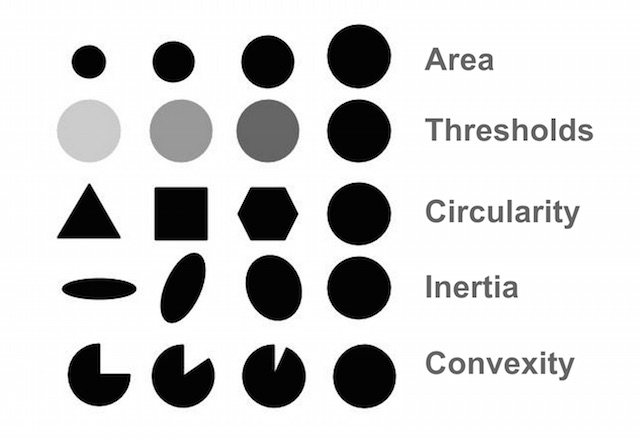
#> input picture Code/find_blobs/BlobTest.jpg, 640 x 439 px
$ python counting_contours.py --image ../find_blobs/BlobTest.jpg   (older library calls are emulated)
#> lines starting #> are read from the running program, lines starting #| are printed output that depends on the picture; after the words box and inside, x2 and y2 are one past the last pixel; in counts of white or black regions, pixels touching at a corner belong together
# python code counting_contours.py
# LR Mayer from OpenCV book (pdf)
# 09/07/2016
#
# using edges to count countours :
# adapted from the OpenCV counting_coins.py example code
#
# arguments : -i  "E:\janice_code_and_data\Copied D Drive\Python_Scripts\OpenCV2\datas\training\SmallISS037-E-2413.jpg"
# arguments : -i  "E:\janice_code_and_data\Copied D Drive\Python_Scripts\OpenCV2\datas\training\SmallISS037-E-5930.jpg"
# arguments : -i  "Smallcoins.jpg"

# we are going to use these edges to help us find the
# actual coins in the image and count them.
# OpenCV provides methods to find 'curves' in an image,
# called contours. A contour is a curve of points, with no
# gaps in the curve. Contours are extremely useful for such
# things as shape approximation and analysis.
# In order to find contours in an image, you need to first obtain
# a binarization of the image, using either edge detection
# methods or thresholding. In the examples below, we'll use
# the Canny edge detector to find the outlines of the coins,
# and then find the actual contours of the coins.

from __future__ import print_function
import numpy as np
import argparse
import cv2

ap = argparse.ArgumentParser()
ap.add_argument("-i", "--image", required = True,
    help = "Path to the image")
args = vars(ap.parse_args())

# read image & convert to gray scale
image = cv2.imread(args["image"])
#> image is the input picture: shape (439, 640, 3); min 0, max 255, mean 210.3
cv2.imshow("Image", image)
#image = cv2.cvtColor(resized, cv2.COLOR_BGR2GRAY)
gray =  cv2.cvtColor(image,   cv2.COLOR_BGR2GRAY)

# smooth the image
# nn = the neighborhood size
nn = 11
#nn = 5
blurred = cv2.GaussianBlur(gray, (nn, nn), 0)
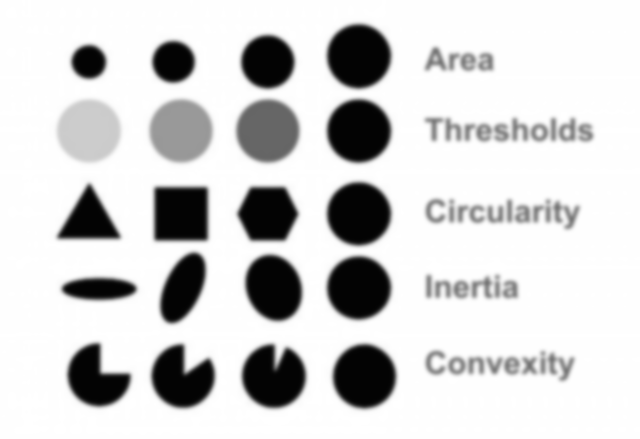
#> blurred: shape (439, 640); min 3, max 255, mean 210.2
cv2.imshow("Image", image)

# compute edges on the smoothed image
# any gradient values below 30 are considered
# non-edges whereas any values above 150 are considered
# sure edges.
#edged = cv2.Canny(blurred, 30, 150)  good for city lights
edged = cv2.Canny(blurred, 30, 50)
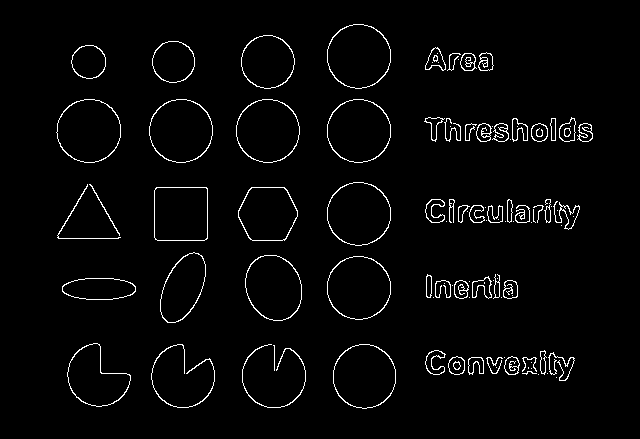
#> edged: shape (439, 640); 2.7% white in thin lines or dots, all inside (x1, y1, x2, y2) = (56, 24, 593, 409)


cv2.imshow("Edges", edged)

# find the contours of the edges. cnts is the returned contours
# This method returns
# a 3-tuple of: (1) our image after applying contour detection
# (which is modified and essentially destroyed), (2) the
# contours themselves, cnts, and (3) the hierarchy of the contours
# (OpenCV 3.0 is different from OpenCV 2.4, which returns a tuple of 2)
# This function is destructive
# to the image you pass in. If you intend using that image
# later on in your code, it's best to make a copy of it, using
# the NumPy copy method.
# The second argument is the type of contours we want.
# We use cv2.RETR_EXTERNAL to retrieve only the outermost
# contours (i.e., the contours that follow the outline of the
# coin). We can also pass in cv2.RETR_LIST to grab all contours.
# Other methods include hierarchical contours using
# cv2.RETR_COMP and cv2.RETR_TREE, but hierarchical contours
# are outside the scope of this book.
# of resources.
# Our contours cnts is simply a Python list. We can use
# the len function on it to count the number of contours that
# were returned.
(_, cnts, _) = cv2.findContours(edged.copy(), cv2.RETR_EXTERNAL,
    cv2.CHAIN_APPROX_SIMPLE)
#> cnts = 92 contours, 40 with area under 20; largest, box (x1, y1, x2, y2) and area: (327, 24, 391, 89) 3196, (56, 99, 121, 163) 3172, (327, 99, 391, 163) 3157, (333, 344, 396, 409) 3153, (327, 256, 391, 320) 3153

print("I count {} coins in this image".format(len(cnts)))
#| I count 92 coins in this image

# copy the original image
# Now, we are able to draw our contours. In order not to
# draw on our original image, we make a copy of the original
# image
coins = image.copy()

# draw the contours in green on the coins image
# contour index of -1 means draw all contours.  If just
# wanted to draw ith contour, just enter i
# The last argument is the thickness of the line we
# are drawing. We'll draw the contour with a thickness of
# two pixels.
cv2.drawContours(coins, cnts, -1, (0, 255, 0), 2)
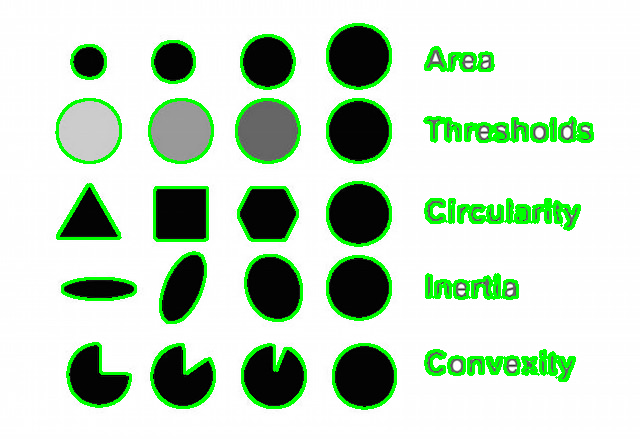
#> coins: shape (439, 640, 3); 7.76% of pixels changed, all inside (x1, y1, x2, y2) = (55, 23, 594, 410)
cv2.imshow("Coins", coins)
cv2.waitKey(0)

# here is some code to draw the first, second,
# and third contours, respectively:
# cv2.drawContours(coins, cnts, 0, (0, 255, 0), 2)
# cv2.drawContours(coins, cnts, 1, (0, 255, 0), 2)
# cv2.drawContours(coins, cnts, 2, (0, 255, 0), 2)

# crop each individual coin from the image:
# i is the # of the contour, c is the contour
for (i, c) in enumerate(cnts):
    # cv2.boundingRect finds the 'enclosing box' that our contour will fit into, allowing us
    # to crop it from the image.The function takes a single parameter, a contour, and then
    # returns a tuple of the x and y position that the rectangle starts at, followed by
    # the width and height of the rectangle. We then crop the coin from the image
    # using our bounding
    (x, y, w, h) = cv2.boundingRect(c)
    print("Coin #{}".format(i + 1))

    # crop the coin from the image using our bounding
    # box coordinates and NumPy array slicing & show it
    coin = image[y:y + h, x:x + w]
    cv2.imshow("Coin", coin)  # show the bounding box

    # initialize our mask as a NumPy array of zeros,
    # with the same width and height of our original image.
    print ("image.shape = {}".format(image.shape))
    print ("image.shape[:2] = {}".format(image.shape[:2]))  # the 1st two values in the tuple, y,x
    mask = np.zeros(image.shape[:2], dtype = "uint8")

    # get the minimum enclosing circle of the countour c, fits a circle to the contour
    # get back the center of the circle, and radius
    ((centerX, centerY), radius) = cv2.minEnclosingCircle(c)
    print ("centerX {}, centerY {}, radius {}".format(centerX,centerY,radius))

    # make a circle, same size as coin, of all white to use as a mask
    cv2.circle(mask, (int(centerX), int(centerY)), int(radius), 255, -1)

    # crop the mask to the bounding rectangle
    mask = mask[y:y + h, x:x + w]
    # and the coin w/ the mask, then show the masked coin
    cv2.imshow("Masked Coin", cv2.bitwise_and(coin, coin, mask = mask))
    cv2.waitKey(0)
#> this loop made 92 passes
#> (x, y, w, h, centerX, centerY, radius) on passes 4, 9, 11, 12, 13, 14, 15, 16, 17, 19, 20, 21: (522, 371, 15, 4, 529, 373, 7), (522, 357, 15, 15, 529, 364.5, 9.58), (486, 357, 17, 17, 494, 363.5, 9.71), (468, 357, 16, 18, 475.5, 365.8, 10.42), (504, 356, 16, 19, 511.7, 365.4, 9.4), (448, 356, 17, 19, 456.5, 365.3, 9.45), (548, 352, 27, 29, 560, 365.1, 15.71), (540, 350, 7, 25, 544, 362, 12), (425, 350, 21, 25, 435.8, 362.1, 12.32), (333, 344, 63, 65, 364, 375.9, 32.31), (242, 344, 64, 64, 273.3, 375.7, 32.37), (151, 344, 64, 64, 182.5, 375.5, 32.08)
#> (x, y, w, h, coin, centerX, centerY, radius) on passes 1, 2, 3, 5, 7, 8: (556, 377, 1, 1, [[255, 255, 255]], 556, 377, 0.0001), (538, 374, 1, 1, [[255, 255, 255]], 538, 374, 0.0001), (547, 373, 1, 1, [[254, 254, 254]], 547, 373, 0.0001), (531, 368, 1, 1, [[111, 111, 111]], 531, 368, 0.0001), (496, 367, 1, 1, [[92, 92, 92]], 496, 367, 0.0001), (531, 362, 1, 1, [[111, 111, 111]], 531, 362, 0.0001)
#> (printed output is left out)
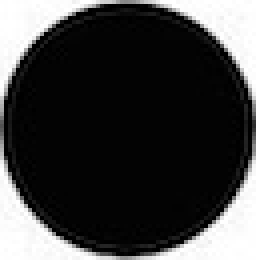
#> coin: shape (65, 64, 3) (shown 4 times larger); min 0, max 255, mean 62.3
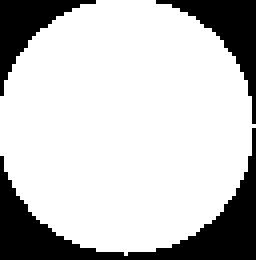
#> mask: shape (65, 64) (shown 4 times larger); 77.1% white; 3 black regions, box (x1, y1, x2, y2) and area: (0, 32, 64, 65) 540, (39, 0, 64, 31) 222, (0, 0, 24, 24) 191
